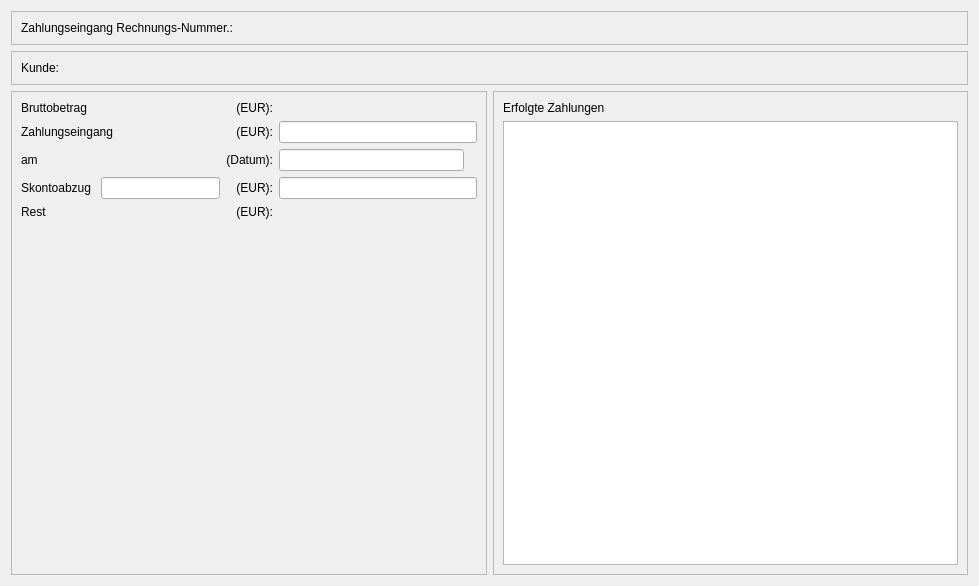
<?xml version="1.0" encoding="UTF-8"?>
<ui version="4.0">
 <class>paymentContent</class>
 <widget class="PaymentContent" name="paymentContent">
  <property name="geometry">
   <rect>
    <x>0</x>
    <y>0</y>
    <width>979</width>
    <height>586</height>
   </rect>
  </property>
  <property name="windowTitle">
   <string>Payment</string>
  </property>
  <layout class="QVBoxLayout" name="verticalLayout_2">
   <item>
    <widget class="QFrame" name="frame">
     <property name="frameShape">
      <enum>QFrame::StyledPanel</enum>
     </property>
     <property name="frameShadow">
      <enum>QFrame::Raised</enum>
     </property>
     <layout class="QHBoxLayout" name="horizontalLayout">
      <item>
       <widget class="QLabel" name="label">
        <property name="text">
         <string>Zahlungseingang Rechnungs-Nummer.:</string>
        </property>
       </widget>
      </item>
      <item>
       <widget class="QLabel" name="labelNumber">
        <property name="text">
         <string/>
        </property>
       </widget>
      </item>
     </layout>
    </widget>
   </item>
   <item>
    <widget class="QFrame" name="frame_2">
     <property name="frameShape">
      <enum>QFrame::StyledPanel</enum>
     </property>
     <property name="frameShadow">
      <enum>QFrame::Raised</enum>
     </property>
     <layout class="QHBoxLayout" name="horizontalLayout_2">
      <item>
       <widget class="QLabel" name="label_2">
        <property name="text">
         <string>Kunde:</string>
        </property>
       </widget>
      </item>
      <item>
       <widget class="QLabel" name="labelCustomer">
        <property name="text">
         <string/>
        </property>
       </widget>
      </item>
     </layout>
    </widget>
   </item>
   <item>
    <layout class="QHBoxLayout" name="horizontalLayout_5">
     <item>
      <widget class="QFrame" name="frame_3">
       <property name="styleSheet">
        <string notr="true">color = (255, 0, 0)</string>
       </property>
       <property name="frameShape">
        <enum>QFrame::StyledPanel</enum>
       </property>
       <property name="frameShadow">
        <enum>QFrame::Raised</enum>
       </property>
       <layout class="QGridLayout" name="gridLayout">
        <item row="0" column="0">
         <widget class="QLabel" name="label_3">
          <property name="text">
           <string>Bruttobetrag</string>
          </property>
         </widget>
        </item>
        <item row="0" column="1">
         <widget class="QLabel" name="label_4">
          <property name="text">
           <string>(EUR):</string>
          </property>
          <property name="alignment">
           <set>Qt::AlignRight|Qt::AlignTrailing|Qt::AlignVCenter</set>
          </property>
         </widget>
        </item>
        <item row="0" column="2">
         <widget class="QLabel" name="labelBrutto">
          <property name="text">
           <string/>
          </property>
         </widget>
        </item>
        <item row="1" column="0">
         <widget class="QLabel" name="label_5">
          <property name="text">
           <string>Zahlungseingang</string>
          </property>
         </widget>
        </item>
        <item row="1" column="1">
         <widget class="QLabel" name="label_6">
          <property name="text">
           <string>(EUR):</string>
          </property>
          <property name="alignment">
           <set>Qt::AlignRight|Qt::AlignTrailing|Qt::AlignVCenter</set>
          </property>
         </widget>
        </item>
        <item row="1" column="2">
         <widget class="QLineEdit" name="editPaid"/>
        </item>
        <item row="2" column="0">
         <widget class="QLabel" name="label_8">
          <property name="text">
           <string>am</string>
          </property>
         </widget>
        </item>
        <item row="2" column="1">
         <widget class="QLabel" name="label_9">
          <property name="text">
           <string>(Datum):</string>
          </property>
          <property name="alignment">
           <set>Qt::AlignRight|Qt::AlignTrailing|Qt::AlignVCenter</set>
          </property>
         </widget>
        </item>
        <item row="2" column="2">
         <layout class="QHBoxLayout" name="horizontalLayout_6">
          <item>
           <widget class="QLineEdit" name="editDate"/>
          </item>
          <item>
           <widget class="QLabel" name="labelErrorDate">
            <property name="styleSheet">
             <string notr="true">color: red</string>
            </property>
            <property name="text">
             <string/>
            </property>
           </widget>
          </item>
         </layout>
        </item>
        <item row="3" column="0">
         <layout class="QHBoxLayout" name="horizontalLayout_3">
          <item>
           <widget class="QLabel" name="label_10">
            <property name="text">
             <string>Skontoabzug </string>
            </property>
           </widget>
          </item>
          <item>
           <widget class="QLineEdit" name="editSkonto"/>
          </item>
         </layout>
        </item>
        <item row="3" column="1">
         <widget class="QLabel" name="label_12">
          <property name="text">
           <string>(EUR):</string>
          </property>
          <property name="alignment">
           <set>Qt::AlignRight|Qt::AlignTrailing|Qt::AlignVCenter</set>
          </property>
         </widget>
        </item>
        <item row="3" column="2">
         <widget class="QLineEdit" name="editSkontoTotal"/>
        </item>
        <item row="4" column="0">
         <widget class="QLabel" name="label_11">
          <property name="text">
           <string>Rest</string>
          </property>
         </widget>
        </item>
        <item row="4" column="1">
         <widget class="QLabel" name="label_13">
          <property name="text">
           <string>(EUR):</string>
          </property>
          <property name="alignment">
           <set>Qt::AlignRight|Qt::AlignTrailing|Qt::AlignVCenter</set>
          </property>
         </widget>
        </item>
        <item row="4" column="2">
         <widget class="QLabel" name="labelRest">
          <property name="text">
           <string/>
          </property>
         </widget>
        </item>
        <item row="5" column="0">
         <spacer name="verticalSpacer">
          <property name="orientation">
           <enum>Qt::Vertical</enum>
          </property>
          <property name="sizeHint" stdset="0">
           <size>
            <width>20</width>
            <height>40</height>
           </size>
          </property>
         </spacer>
        </item>
       </layout>
      </widget>
     </item>
     <item>
      <widget class="QFrame" name="frame_4">
       <property name="frameShape">
        <enum>QFrame::StyledPanel</enum>
       </property>
       <property name="frameShadow">
        <enum>QFrame::Raised</enum>
       </property>
       <layout class="QVBoxLayout" name="verticalLayout">
        <item>
         <widget class="QLabel" name="label_14">
          <property name="text">
           <string>Erfolgte Zahlungen</string>
          </property>
         </widget>
        </item>
        <item>
         <widget class="QTableView" name="tableView"/>
        </item>
       </layout>
      </widget>
     </item>
    </layout>
   </item>
  </layout>
 </widget>
 <customwidgets>
  <customwidget>
   <class>PaymentContent</class>
   <extends>QWidget</extends>
   <header>pages/payment_page.h</header>
   <container>1</container>
  </customwidget>
 </customwidgets>
 <resources/>
 <connections/>
</ui>
